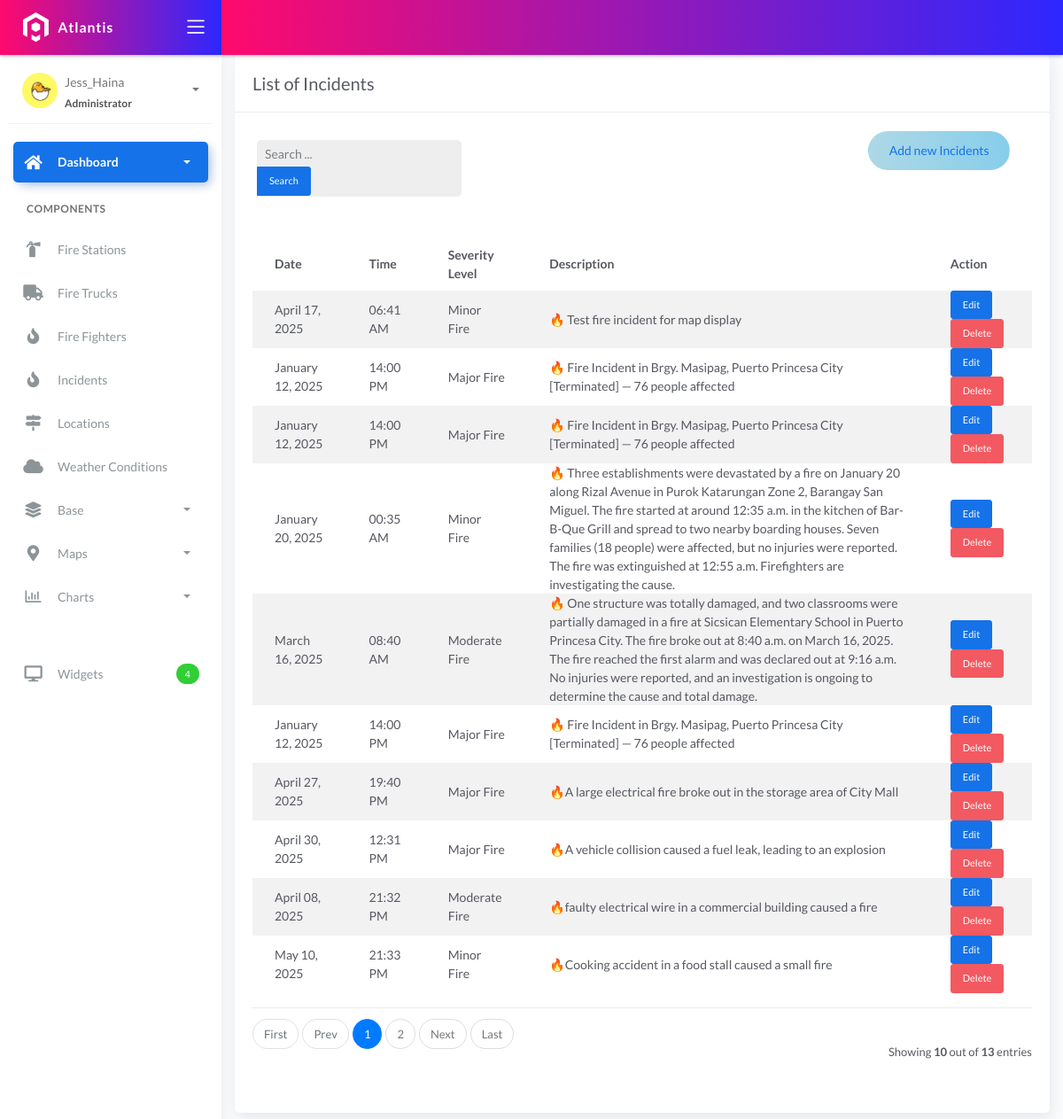
The page /incidents/ on the database as committed earlier.
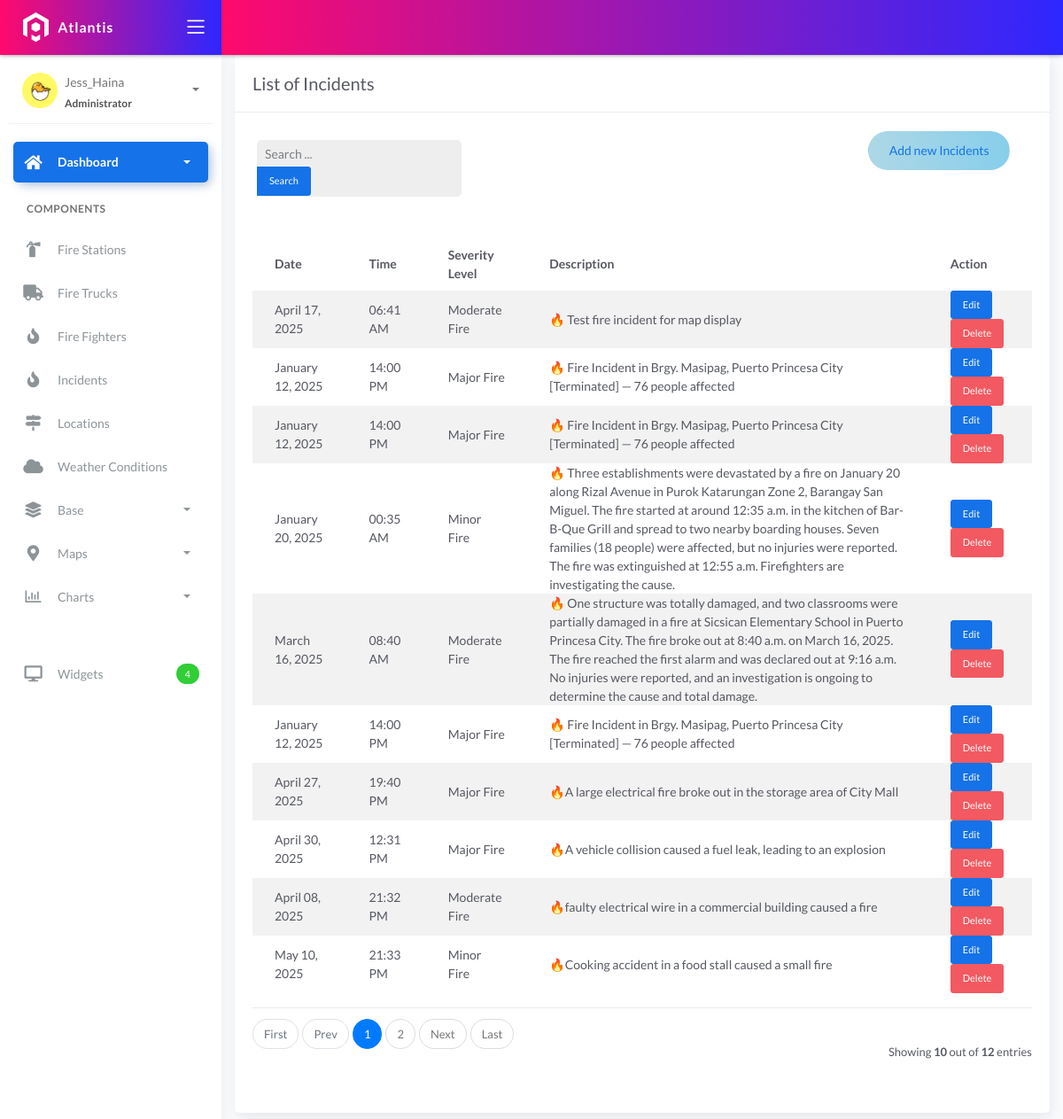
The same page on the database as committed later.
### fire/models.py (models this page shows, shortened)
class BaseModel(models.Model):
    created_at = models.DateTimeField(auto_now_add=True, db_index=True)
    updated_at = models.DateTimeField(auto_now=True)
    class Meta:
        abstract = True

class Incident(BaseModel):
    SEVERITY_CHOICES = (
        ('Minor Fire', 'Minor Fire'),
        ('Moderate Fire', 'Moderate Fire'),
        ('Major Fire', 'Major Fire'),
    )
    location = models.ForeignKey(Locations, on_delete=models.CASCADE)
    date_time = models.DateTimeField(blank=True, null=True)
    severity_level = models.CharField(max_length=45, choices=SEVERITY_CHOICES)
    description = models.CharField(max_length=250)

### fire/views.py (the view, shortened to what this page needs)
# urls.py: path('incidents/', IncidentListView.as_view(), name='incident_list'),
class IncidentListView(ListView):
    form_class = Incident_Form
    model = Incident
    template_name = 'incident_list.html'
    context_object_name = 'incident_list'
    paginate_by = 10
    def get_queryset(self, *args, **kwargs):
        qs = super().get_queryset(*args, **kwargs)
        query = self.request.GET.get("q")
        return qs

### templates/incident_list.html
{% extends 'base.html' %}
{% load static %}
{% block content %}
<div class="content">
  <div class="container-fluid">
     <div class="row">
      <div class="col-md-12">
        <div class="card">
         <div class="card-header">
           <div class="card-title">List of Incidents</div>
        </div>
        <br>
        <div class="col-md-12 row">
          <div class="col-md-4">
            <form class="navbar-left navbar-form nav-search mr-md-3" action="{% url 'incident_list' %}">
              <div class="form-group">
                <div class="input-group">
                  <input type="text" id="search" placeholder="Search ..." class="form-control form-control-sm" name="q" />
                  <div class="input-group-append">
                    <button class="btn btn-sm btn-primary" type="submit">Search</button>
                  </div>
                </div>
              </div>
            </form>
          </div>
          <div class="col-md-2">
          </div>
          <div class="col-md-6">
            <div class="pull-right">
                <a href="{% url 'incident_add' %}" class="btn btn-rounded custom-add-btn"
                style="background: linear-gradient(90deg, #ADD8E6, #87CEEB);">
                    Add new Incidents
                </a>
            </div>
          </div>
        </div>
        <div class="card-body">
          <table class="table table-striped mt-3">
            <thead>
              <tr>
                <th scope="col">Date</th>
                <th scope="col">Time</th>
                <th scope="col">Severity Level</th>
                <th scope="col">Description</th>
                <th scope="col">Action</th>
              </tr>
            </thead>
            <tbody>
              {% for incident in incident_list %}
              <tr>
                <td>{{ incident.date_time|date:"F d, Y" }}</td>
                <td>{{ incident.date_time|time:"H:i A" }}</td>
                <td>{{ incident.severity_level }}</td>
                <td>{{ incident.description }}</td>
                <td>
                  <a href="{% url 'incident_update' incident.pk %}" class="btn btn-sm btn-primary" style="max-width: 80px;">Edit</a>
                    <a href="{% url 'incident_delete' incident.pk %}" class="btn btn-sm btn-danger" style="max-width: 80px;">Delete</a>
                </td>
              </tr>
              {% empty %}
              <tr>
                <td colspan="5" style="text-align: center">
                  <p class="text-sm font-weight-bold mb-0">No Records Found.</p>
                </td>
              </tr>
              {% endfor %}
            </tbody>
          </table>
          {% include 'includes/pagination.html' %}
        </div>
      </div>
    </div>
  </div>
</div>
{% endblock %}

Rows that differ between the two databases and show on the page:
changed Incident "April 17, 2025": severity_level "Minor Fire" → "Moderate Fire"
Other text that changed with them:
{{ paginator.count }}: "13" → "12"
